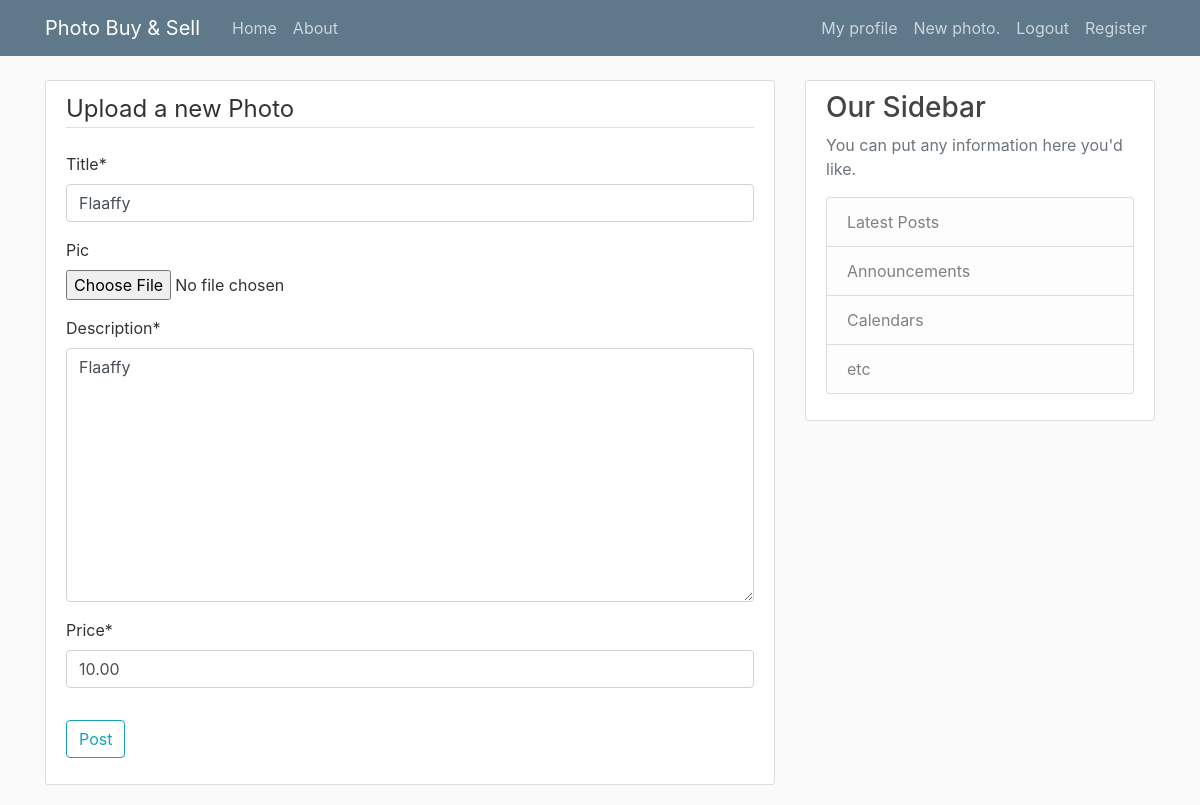
The page /store/photo/7/update/ (signed in) on the database as committed earlier.
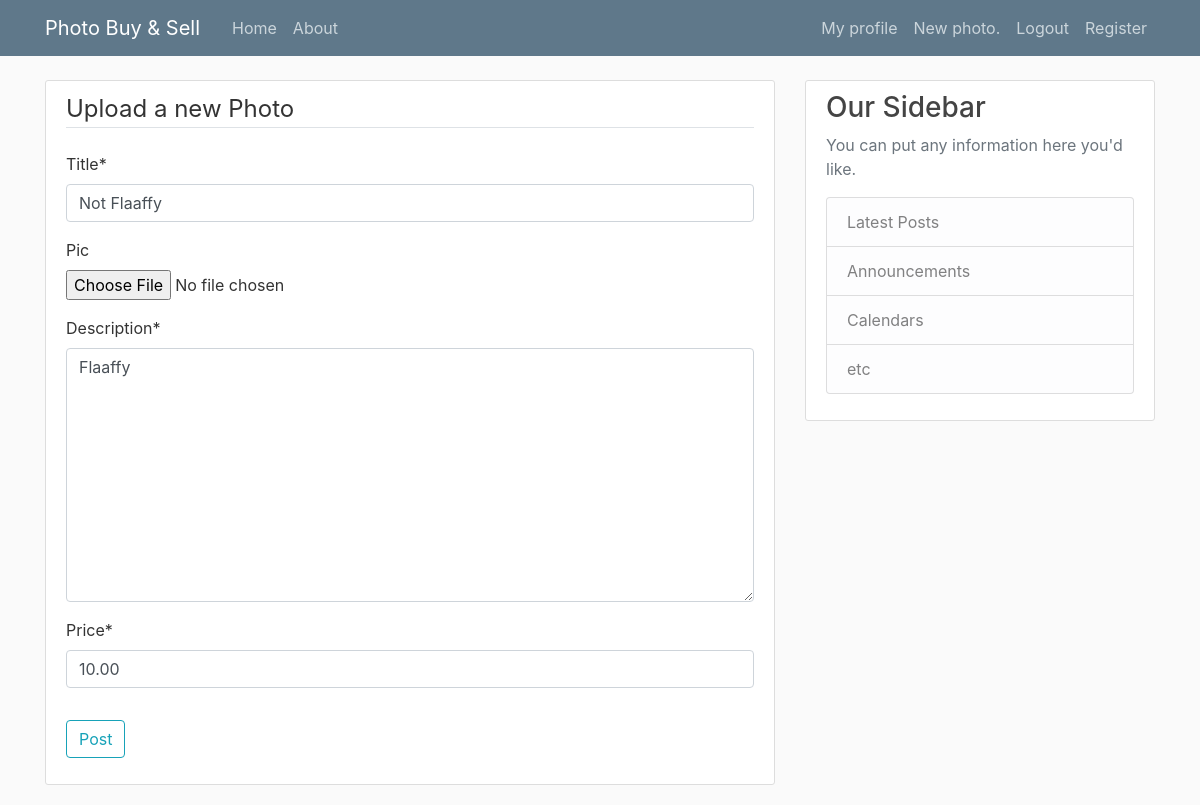
The same page on the database as committed later.
### src/store/models.py (models this page shows, shortened)
class Photo(models.Model):
    title           = models.CharField(max_length=100)
    pic             = models.ImageField(blank=True, upload_to='')
    price           = models.DecimalField(max_digits=1000, decimal_places=2, default=0.01)
    description     = models.TextField(max_length=2500)
    available       = models.BooleanField(default=True)
    featured        = models.BooleanField(default=False)
    date_posted     = models.DateTimeField(default = timezone.now)
    author          = models.ForeignKey(User, on_delete = models.CASCADE)
    '''
        Get absolute URL allows user to be redirected to the post after creating a new one
        Using reverse > redirect because reverse gives the browser a url as string and browser follows that route
        Redirect does the work itself
        By using reverse, we are letting the view handle the redirect for us instead of the server
    '''

### src/store/views.py (the view, shortened to what this page needs)
# urls.py: path('photo/<int:pk>/update/', PhotoUpdateView.as_view(), name='photo-update'),
class PhotoUpdateView(LoginRequiredMixin, UserPassesTestMixin, UpdateView):
    model = Photo
    fields = ['title', 'pic', 'description', 'price']
    def test_func(self):
        post = self.get_object()
        if self.request.user == post.author:
            return True
        return False

### src/templates/store/photo_form.html (shortened to what this page needs)
{%extends 'store/base.html' %}
{% load crispy_forms_tags %}
{% block content %}
    <div class = "content-section">
        <form method="POST" enctype="multipart/form-data">
            <fieldset class = "form-group">
                <legend class="border-bottom mb-4">Upload a new Photo</legend>
                {{ form|crispy }}
            </fieldset>
            <div class = "form-group">
                <button class="btn btn-outline-info" type="submit">Post</button>
            </div>
        </form>
    </div>
{% endblock content %}

Rows that differ between the two databases and show on the page:
changed Photo "Flaaffy": title "Flaaffy" → "Not Flaaffy"
